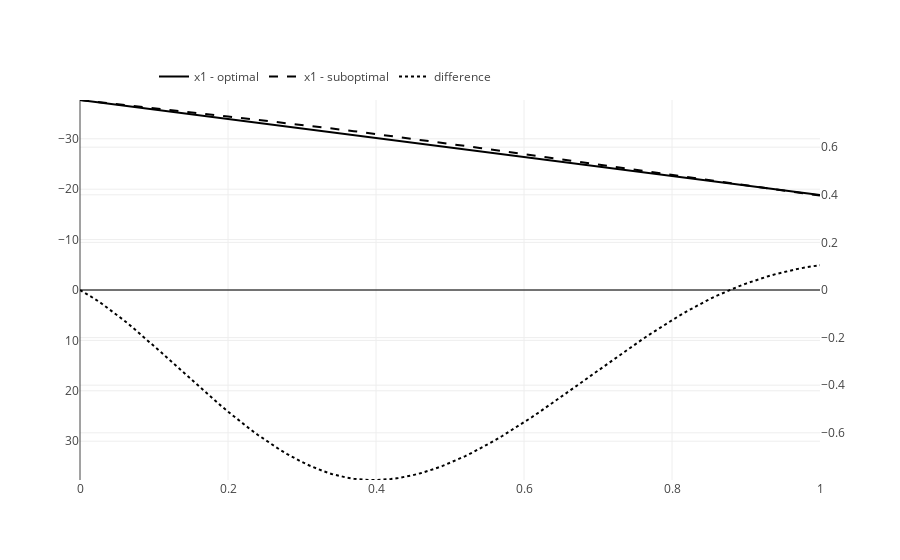

Notebook source saved alongside this figure:
### Code cell
iplot(
    go.Figure(
        data=[
            fig_optimal_state,
            fig_suboptimal_state,
            fig_difference_state
        ],
        layout=go.Layout(
            legend=dict(orientation="h", x=0.1, y=1.1),
            xaxis=dict(
                range=(optimal_model.t0, optimal_model.t1)
            ),
            yaxis1=dict(
                range=(-initial_state[0], initial_state[0])
            ),
            yaxis2=dict(
                range=(-max_dif, max_dif),
                overlaying="y1",
                side="right"
            )
        )
    )
)
